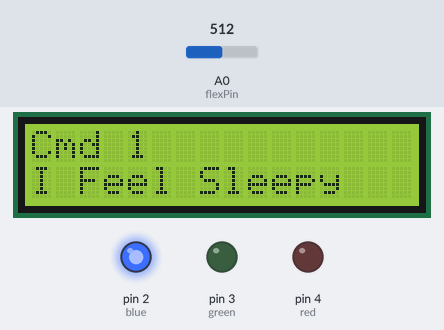
A sketch run on a simulated Arduino Uno, built with avr-gcc and run on an emulated ATmega328P. Parts: 16×2 character LCD, output pins drawn as LEDs (lit = HIGH). The test bench sets the inputs (shaded band); at power-on: A0 (flexPin) = 512. The audio player accepts every command and is not drawn; what the sketch prints to the serial monitor is not drawn.

Above: at 7.8 s.
7.9 s: A0 (flexPin) set to 310
At 9.5 s:
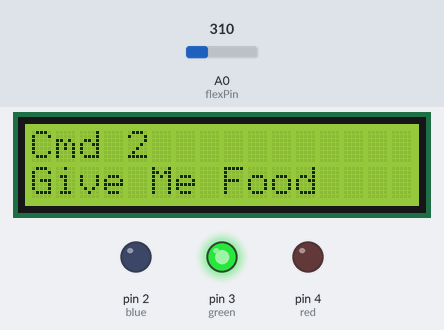
10.3 s: A0 (flexPin) set to 295
12.2 s: A0 (flexPin) set to 273
At 14.1 s:
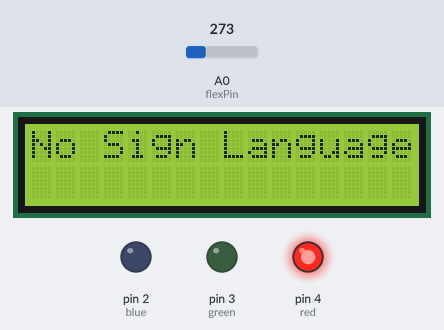
16.4 s: A0 (flexPin) set to 208
20.6 s: A0 (flexPin) set to 185
At 21.8 s:
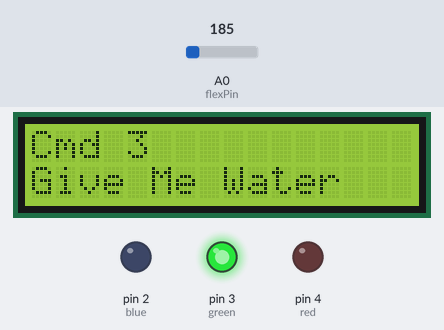
22.1 s: A0 (flexPin) set to 210
At 23.8 s:
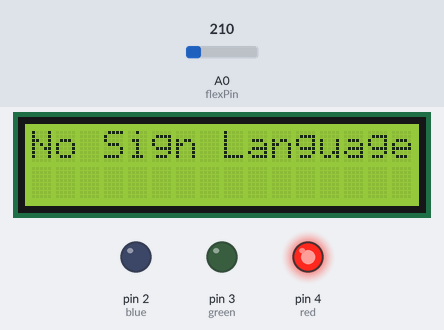
Timing chart, 0 to 25.3 s (numbered marks = the images above; inputs shaded):
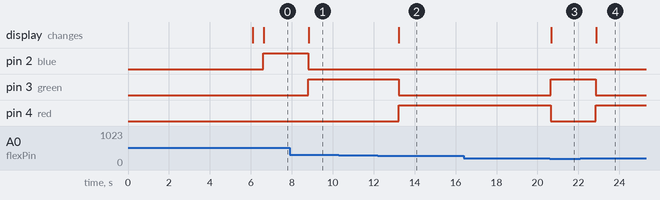

Measured:
- the behaviour switches between 281 and 280 on A0 (flexPin) (found by bisection; images 1 and 2)
- the behaviour switches between 200 and 199 on A0 (flexPin) (found by bisection; images 2 and 3)
- after the input at 7.9 s, pin 2 (blue): HIGH → LOW after 0.91 s; pin 3 (green): LOW → HIGH after 0.91 s; the display: changes after 0.93 s (image 1)
- after the input at 10.3 s, every drawn part: stays the same
- after the input at 12.2 s, pin 3 (green): HIGH → LOW after 1.0 s; pin 4 (red): LOW → HIGH after 1.0 s; the display: changes after 1.0 s (image 2)
- after the input at 16.4 s, every drawn part: stays the same
- after the input at 20.6 s, pin 3 (green): LOW → HIGH at once; pin 4 (red): HIGH → LOW at once; the display: changes after 0.06 s (image 3)
- after the input at 22.1 s, pin 3 (green): HIGH → LOW after 0.75 s; pin 4 (red): LOW → HIGH after 0.75 s; the display: changes after 0.76 s (image 4)

The sketch:

Sign_Language_To_Speech_Conversion_Source_Code.ino
```cpp
#include <LiquidCrystal_I2C.h>
#include <SoftwareSerial.h>
#include <DFRobotDFPlayerMini.h>

// Define the pins
const int flexPin = A0; // Pin for the flex sensor
#define blue 2          // Blue LED pin
#define green 3         // Green LED pin
#define red 4           // Red LED pin

// Create objects for software serial and DFPlayer Mini
SoftwareSerial mySoftwareSerial(10, 11); // RX, TX
DFRobotDFPlayerMini myDFPlayer;
LiquidCrystal_I2C lcd(0x27, 16, 2); // I2C address 0x27 for 16x2 LCD

void setup() {
  // Initialize the LCD
  lcd.init();
  lcd.backlight();
  lcd.setCursor(0, 0);
  lcd.print("Sign Language to");
  lcd.setCursor(0, 1);
  lcd.print("Speech Convert");
  delay(6000);
  lcd.clear();

  // Initialize pins
  pinMode(blue, OUTPUT);
  pinMode(green, OUTPUT);
  pinMode(red, OUTPUT);

  // Initialize serial communications
  Serial.begin(9600);
  mySoftwareSerial.begin(9600);
  Serial.println();
  Serial.println(F("Initializing DFPlayer..."));

  // Initialize DFPlayer Mini
  if (!myDFPlayer.begin(mySoftwareSerial)) {
    Serial.println(F("Unable to begin:"));
    Serial.println(F("1. Please recheck the connection!"));
    Serial.println(F("2. Please insert the SD card!"));
    while (true);
  }
  Serial.println(F("DFPlayer Mini online."));
  myDFPlayer.volume(30); // Set volume (0 to 30)
}

void loop() {
  int flexValue = analogRead(flexPin); // Read the flex sensor value
  Serial.println(flexValue); // Print the sensor value for debugging

  if (flexValue > 320) { // No Bend; Blue LED Glows
    digitalWrite(blue, HIGH);
    digitalWrite(green, LOW);
    digitalWrite(red, LOW);
    Serial.println("Please Give Me Water");
    lcd.clear();
    lcd.setCursor(0, 0);
    lcd.print("Cmd 1");
    lcd.setCursor(0, 1);
    lcd.print("I Feel Sleepy");
    myDFPlayer.play(1); // Play audio file 1
    delay(1000);
  }
  else if (flexValue < 320 && flexValue > 280) { // Small Bend; Green LED Glows
    digitalWrite(green, HIGH);
    digitalWrite(blue, LOW);
    digitalWrite(red, LOW);
    Serial.println("Please Give Me Food");
    lcd.clear();
    lcd.setCursor(0, 0);
    lcd.print("Cmd 2");
    lcd.setCursor(0, 1);
    lcd.print("Give Me Food");
    myDFPlayer.play(2); // Play audio file 2
    delay(1000);
  }
  else if (flexValue < 200 && flexValue > 100) { // Medium Bend; Green LED Glows
    digitalWrite(green, HIGH);
    digitalWrite(blue, LOW);
    digitalWrite(red, LOW);
    Serial.println("Give Me Water");
    lcd.clear();
    lcd.setCursor(0, 0);
    lcd.print("Cmd 3");
    lcd.setCursor(0, 1);
    lcd.print("Give Me Water");
    myDFPlayer.play(3); // Play audio file 3
    delay(1000);
  }
  else { // Larger Bend; RED LED Glows
    if (flexValue > 100) {
      digitalWrite(red, HIGH);
    }
    digitalWrite(green, LOW);
    digitalWrite(blue, LOW);
    lcd.clear();
    lcd.setCursor(0, 0);
    lcd.print("No Sign Language");
  }
  delay(50);
}
```
